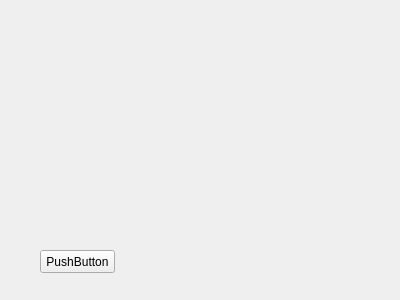
<?xml version="1.0" encoding="UTF-8"?>
<ui version="4.0">
 <class>Widget</class>
 <widget class="QWidget" name="Widget">
  <property name="geometry">
   <rect>
    <x>0</x>
    <y>0</y>
    <width>400</width>
    <height>300</height>
   </rect>
  </property>
  <property name="windowTitle">
   <string>Widget</string>
  </property>
  <widget class="QPushButton" name="pushButton">
   <property name="geometry">
    <rect>
     <x>40</x>
     <y>250</y>
     <width>75</width>
     <height>23</height>
    </rect>
   </property>
   <property name="text">
    <string>PushButton</string>
   </property>
  </widget>
 </widget>
 <layoutdefault spacing="6" margin="11"/>
 <resources/>
 <connections/>
</ui>
